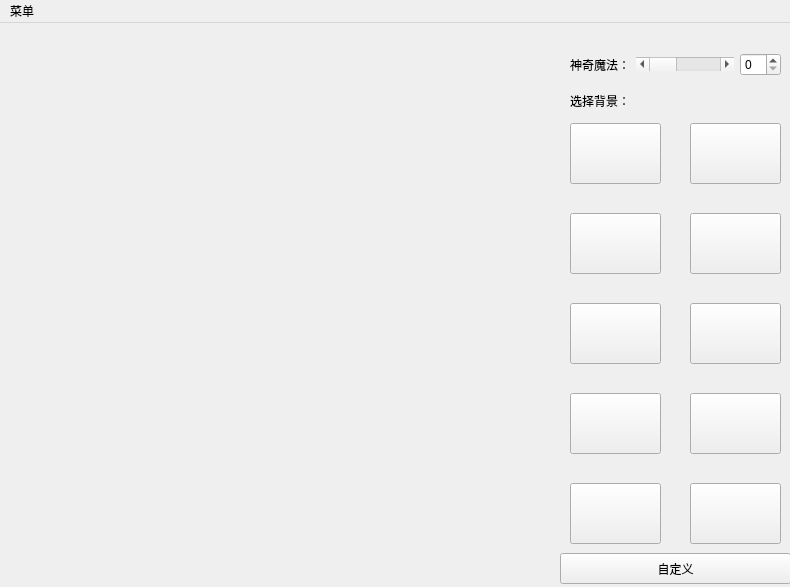
<?xml version="1.0" encoding="UTF-8"?>
<ui version="4.0">
 <class>KouKou</class>
 <widget class="QMainWindow" name="KouKou">
  <property name="geometry">
   <rect>
    <x>0</x>
    <y>0</y>
    <width>790</width>
    <height>587</height>
   </rect>
  </property>
  <property name="sizePolicy">
   <sizepolicy hsizetype="Fixed" vsizetype="Fixed">
    <horstretch>0</horstretch>
    <verstretch>0</verstretch>
   </sizepolicy>
  </property>
  <property name="acceptDrops">
   <bool>true</bool>
  </property>
  <property name="windowTitle">
   <string>KouKou</string>
  </property>
  <property name="animated">
   <bool>true</bool>
  </property>
  <widget class="QWidget" name="centralwidget">
   <widget class="QToolButton" name="toolButton_4">
    <property name="geometry">
     <rect>
      <x>570</x>
      <y>190</y>
      <width>91</width>
      <height>61</height>
     </rect>
    </property>
    <property name="text">
     <string/>
    </property>
    <property name="icon">
     <iconset resource="res.qrc">
      <normaloff>:/Background_res/2.jpg</normaloff>:/Background_res/2.jpg</iconset>
    </property>
    <property name="iconSize">
     <size>
      <width>91</width>
      <height>61</height>
     </size>
    </property>
   </widget>
   <widget class="QToolButton" name="toolButton_5">
    <property name="geometry">
     <rect>
      <x>690</x>
      <y>190</y>
      <width>91</width>
      <height>61</height>
     </rect>
    </property>
    <property name="text">
     <string/>
    </property>
    <property name="icon">
     <iconset resource="res.qrc">
      <normaloff>:/Background_res/3.jpg</normaloff>:/Background_res/3.jpg</iconset>
    </property>
    <property name="iconSize">
     <size>
      <width>91</width>
      <height>61</height>
     </size>
    </property>
   </widget>
   <widget class="QToolButton" name="toolButton_7">
    <property name="geometry">
     <rect>
      <x>690</x>
      <y>280</y>
      <width>91</width>
      <height>61</height>
     </rect>
    </property>
    <property name="text">
     <string/>
    </property>
    <property name="icon">
     <iconset resource="res.qrc">
      <normaloff>:/Background_res/5.jpg</normaloff>:/Background_res/5.jpg</iconset>
    </property>
    <property name="iconSize">
     <size>
      <width>91</width>
      <height>61</height>
     </size>
    </property>
   </widget>
   <widget class="QWidget" name="layoutWidget">
    <property name="geometry">
     <rect>
      <x>570</x>
      <y>30</y>
      <width>211</width>
      <height>23</height>
     </rect>
    </property>
    <layout class="QHBoxLayout" name="horizontalLayout">
     <item>
      <widget class="QLabel" name="label_2">
       <property name="sizePolicy">
        <sizepolicy hsizetype="Fixed" vsizetype="Preferred">
         <horstretch>0</horstretch>
         <verstretch>0</verstretch>
        </sizepolicy>
       </property>
       <property name="text">
        <string>神奇魔法：</string>
       </property>
      </widget>
     </item>
     <item>
      <widget class="QScrollBar" name="horizontalScrollBar">
       <property name="orientation">
        <enum>Qt::Horizontal</enum>
       </property>
      </widget>
     </item>
     <item>
      <widget class="QSpinBox" name="spinBox">
       <property name="sizePolicy">
        <sizepolicy hsizetype="Fixed" vsizetype="Fixed">
         <horstretch>0</horstretch>
         <verstretch>0</verstretch>
        </sizepolicy>
       </property>
      </widget>
     </item>
    </layout>
   </widget>
   <widget class="QToolButton" name="toolButton_2">
    <property name="geometry">
     <rect>
      <x>570</x>
      <y>100</y>
      <width>91</width>
      <height>61</height>
     </rect>
    </property>
    <property name="text">
     <string/>
    </property>
    <property name="icon">
     <iconset resource="res.qrc">
      <normaloff>:/Background_res/0.jpg</normaloff>:/Background_res/0.jpg</iconset>
    </property>
    <property name="iconSize">
     <size>
      <width>91</width>
      <height>61</height>
     </size>
    </property>
    <property name="autoRaise">
     <bool>false</bool>
    </property>
   </widget>
   <widget class="QToolButton" name="toolButton_3">
    <property name="geometry">
     <rect>
      <x>690</x>
      <y>100</y>
      <width>91</width>
      <height>61</height>
     </rect>
    </property>
    <property name="sizePolicy">
     <sizepolicy hsizetype="Ignored" vsizetype="Ignored">
      <horstretch>0</horstretch>
      <verstretch>0</verstretch>
     </sizepolicy>
    </property>
    <property name="text">
     <string/>
    </property>
    <property name="icon">
     <iconset resource="res.qrc">
      <normaloff>:/Background_res/1.jpg</normaloff>:/Background_res/1.jpg</iconset>
    </property>
    <property name="iconSize">
     <size>
      <width>91</width>
      <height>61</height>
     </size>
    </property>
   </widget>
   <widget class="QLabel" name="label">
    <property name="geometry">
     <rect>
      <x>0</x>
      <y>0</y>
      <width>561</width>
      <height>561</height>
     </rect>
    </property>
    <property name="acceptDrops">
     <bool>true</bool>
    </property>
    <property name="text">
     <string/>
    </property>
   </widget>
   <widget class="QToolButton" name="toolButton_6">
    <property name="geometry">
     <rect>
      <x>570</x>
      <y>280</y>
      <width>91</width>
      <height>61</height>
     </rect>
    </property>
    <property name="text">
     <string/>
    </property>
    <property name="icon">
     <iconset resource="res.qrc">
      <normaloff>:/Background_res/4.jpg</normaloff>:/Background_res/4.jpg</iconset>
    </property>
    <property name="iconSize">
     <size>
      <width>91</width>
      <height>61</height>
     </size>
    </property>
   </widget>
   <widget class="QToolButton" name="toolButton_8">
    <property name="geometry">
     <rect>
      <x>570</x>
      <y>370</y>
      <width>91</width>
      <height>61</height>
     </rect>
    </property>
    <property name="text">
     <string/>
    </property>
    <property name="icon">
     <iconset resource="res.qrc">
      <normaloff>:/Background_res/6.jpg</normaloff>:/Background_res/6.jpg</iconset>
    </property>
    <property name="iconSize">
     <size>
      <width>91</width>
      <height>61</height>
     </size>
    </property>
   </widget>
   <widget class="QToolButton" name="toolButton_9">
    <property name="geometry">
     <rect>
      <x>690</x>
      <y>370</y>
      <width>91</width>
      <height>61</height>
     </rect>
    </property>
    <property name="text">
     <string/>
    </property>
    <property name="icon">
     <iconset resource="res.qrc">
      <normaloff>:/Background_res/7.jpg</normaloff>:/Background_res/7.jpg</iconset>
    </property>
    <property name="iconSize">
     <size>
      <width>91</width>
      <height>61</height>
     </size>
    </property>
   </widget>
   <widget class="QToolButton" name="toolButton_10">
    <property name="geometry">
     <rect>
      <x>570</x>
      <y>460</y>
      <width>91</width>
      <height>61</height>
     </rect>
    </property>
    <property name="text">
     <string/>
    </property>
    <property name="icon">
     <iconset resource="res.qrc">
      <normaloff>:/Background_res/8.jpg</normaloff>:/Background_res/8.jpg</iconset>
    </property>
    <property name="iconSize">
     <size>
      <width>91</width>
      <height>61</height>
     </size>
    </property>
   </widget>
   <widget class="QToolButton" name="toolButton_11">
    <property name="geometry">
     <rect>
      <x>690</x>
      <y>460</y>
      <width>91</width>
      <height>61</height>
     </rect>
    </property>
    <property name="text">
     <string/>
    </property>
    <property name="icon">
     <iconset resource="res.qrc">
      <normaloff>:/Background_res/9.jpg</normaloff>:/Background_res/9.jpg</iconset>
    </property>
    <property name="iconSize">
     <size>
      <width>91</width>
      <height>61</height>
     </size>
    </property>
   </widget>
   <widget class="QLabel" name="label_4">
    <property name="geometry">
     <rect>
      <x>570</x>
      <y>70</y>
      <width>60</width>
      <height>16</height>
     </rect>
    </property>
    <property name="text">
     <string>选择背景：</string>
    </property>
   </widget>
   <widget class="QPushButton" name="pushButton">
    <property name="geometry">
     <rect>
      <x>560</x>
      <y>530</y>
      <width>231</width>
      <height>31</height>
     </rect>
    </property>
    <property name="text">
     <string>自定义</string>
    </property>
   </widget>
   <zorder>toolButton_4</zorder>
   <zorder>pushButton</zorder>
   <zorder>toolButton_5</zorder>
   <zorder>toolButton_7</zorder>
   <zorder>layoutWidget</zorder>
   <zorder>toolButton_2</zorder>
   <zorder>toolButton_3</zorder>
   <zorder>label</zorder>
   <zorder>toolButton_6</zorder>
   <zorder>toolButton_8</zorder>
   <zorder>toolButton_9</zorder>
   <zorder>toolButton_10</zorder>
   <zorder>toolButton_11</zorder>
   <zorder>label_4</zorder>
  </widget>
  <widget class="QMenuBar" name="menubar">
   <property name="geometry">
    <rect>
     <x>0</x>
     <y>0</y>
     <width>790</width>
     <height>22</height>
    </rect>
   </property>
   <widget class="QMenu" name="menu">
    <property name="title">
     <string>菜单</string>
    </property>
    <addaction name="actionopen"/>
   </widget>
   <addaction name="menu"/>
  </widget>
  <action name="action">
   <property name="text">
    <string>打开图片</string>
   </property>
  </action>
  <action name="actionopen">
   <property name="text">
    <string>打开图片</string>
   </property>
  </action>
 </widget>
 <resources>
  <include location="res.qrc"/>
 </resources>
 <connections/>
</ui>
